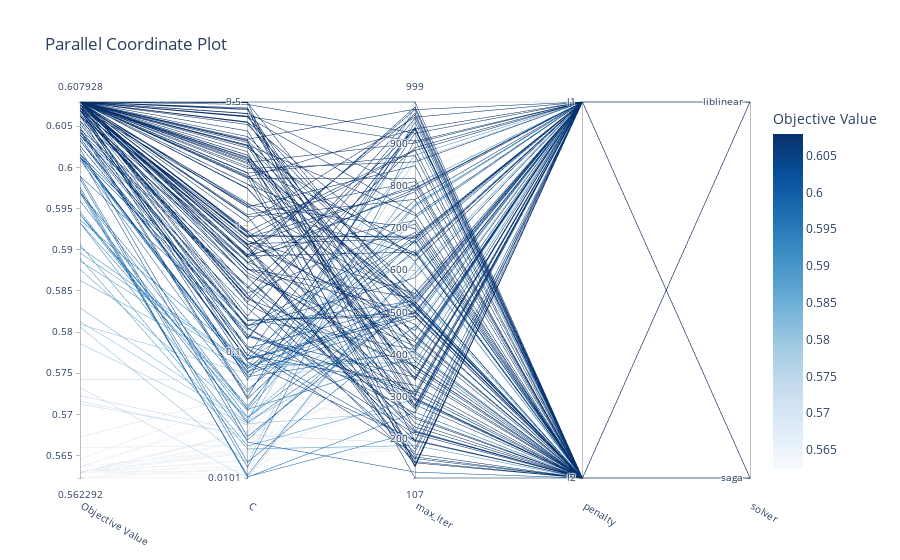

This figure's notebook cell:
### Code cell
optuna.visualization.plot_parallel_coordinate(study)

### Figure 1 — Plotly figure (JSON) as saved in the notebook; plotly's stock layout.template omitted (floating-point values rounded to 4 significant figures; data arrays with more than 128 entries replaced by an {"elided": "..."} marker saying what was removed)
{"data": [{"dimensions": [{"label": "Objective Value", "range": [0.5623, 0.6079], "values": {"elided": "200 float values"}}, {"label": "C", "range": [-1.994, 0.9779], "ticktext": ["0.0101", "0.1", "1", "9.5"], "tickvals": [-1.994, -1, 0, 0.9779], "values": {"elided": "200 float values"}}, {"label": "max_iter", "range": [107, 999], "values": {"elided": "200 int values"}}, {"label": "penalty", "range": [0, 1], "ticktext": ["l2", "l1"], "tickvals": [0, 1], "values": {"elided": "200 int values"}}, {"label": "solver", "range": [0, 1], "ticktext": ["saga", "liblinear"], "tickvals": [0, 1], "values": {"elided": "200 int values"}}], "labelangle": 30, "labelside": "bottom", "line": {"color": {"elided": "200 float values"}, "colorbar": {"title": {"text": "Objective Value"}}, "colorscale": [[0, "rgb(247,251,255)"], [0.125, "rgb(222,235,247)"], [0.25, "rgb(198,219,239)"], [0.375, "rgb(158,202,225)"], [0.5, "rgb(107,174,214)"], [0.625, "rgb(66,146,198)"], [0.75, "rgb(33,113,181)"], [0.875, "rgb(8,81,156)"], [1, "rgb(8,48,107)"]], "reversescale": false, "showscale": true}, "type": "parcoords"}], "layout": {"title": {"text": "Parallel Coordinate Plot"}}}
